Frame 1 (no input): blank canvas, image omitted
Frame 60 (the mouse pressed at the canvas centre just before this capture): blank canvas, image omitted
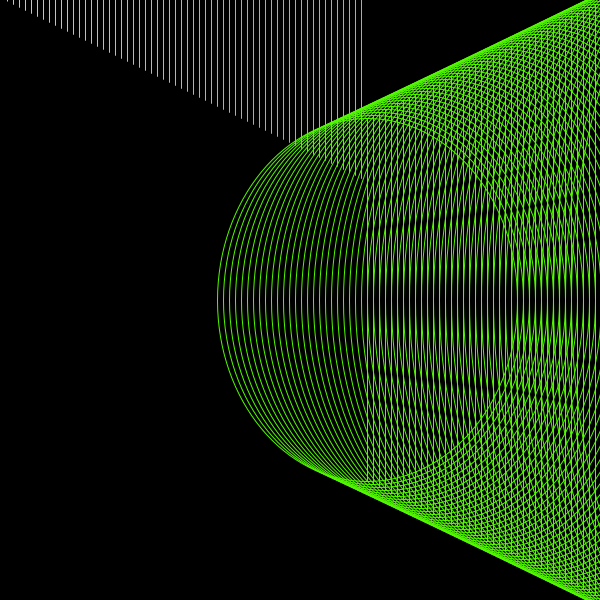
Frame 120 (the mouse held since frame 60 and released just before this capture)

The Processing sketch whose frames 1 and 60 were blank and that drew this single picture after the mouse press (run headless with seeded random() and noise(); from frame 60 on, the mouse is pressed at the canvas centre):

// Processing sketch: processing_135100
// ── processing_135100.pde

int laysa = 6;
 
void setup() {
  
  size(600,600);
  background (random (0));
  color (HSB);
}
 
void draw() {
  
  ellipse(laysa+1, mouseX,mouseX,laysa-3);
  stroke(1+80,250,255-laysa);
  noFill ();
  ellipse(laysa+1, mouseX,mouseX/width,laysa-3);
  stroke(1+80,250,random (255)-laysa);
  noFill ();
 
  
  laysa += 6;
  }
